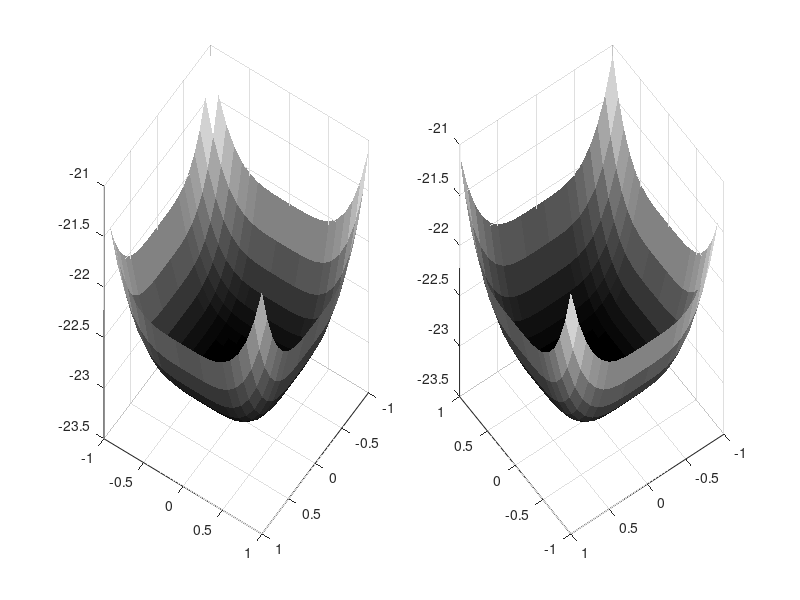

Recreate this plot in MATLAB.
function graphF

% Create figure
figure1 = figure('Position',[1 400 1200 600]);
colormap('gray');
axis square;
[X,Y] = meshgrid(-1:0.1:1);
%Z=ex2(X,Y);
%Z=X.^3+Y.^2+3*X;
%Z = abs(X.^3);

Z=Y.^4 + X.^4 - 3*X*Y;

% Create subplot
subplot1 = subplot(1,2,1,'Parent',figure1);
view([124 34]);
grid('on');
hold('all');

% Create surface
surf(X,Y,Z,'Parent',subplot1,'LineStyle','none');

% Create contour
contour(X,Y,Z,'Parent',subplot1);

% Create subplot
subplot2 = subplot(1,2,2,'Parent',figure1);
view([234 34]);
grid('on');
hold('all');

% Create surface
surf(X,Y,Z,'Parent',subplot2,'LineStyle','none');

% Create contour
contour(X,Y,Z,'Parent',subplot2);
end